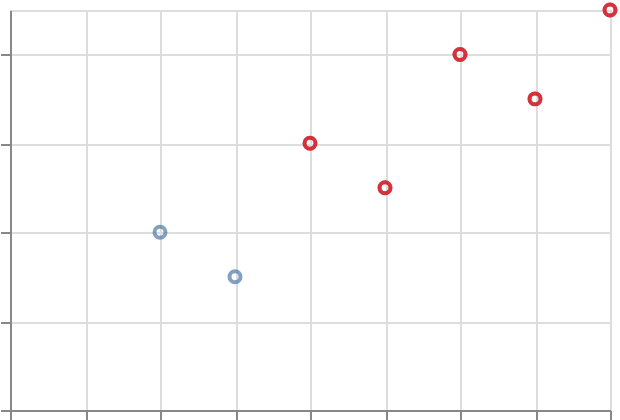

Write a Vega-Lite specification for this figure.
### Vega-Lite specification from a JSON file in a GitHub repository (floating-point values rounded to 4 significant figures)
{"$schema": "https://vega.github.io/schema/vega-lite/v6.json", "padding": 5, "autosize": "none", "width": 300, "height": 200, "data": {"name": "table", "values": [{"c": "A", "g": "p", "x": 1, "y": 2, "v": 5, "t": "2024-01-15", "o": {"v": 3}, "IMDB Rating": 6.1, "d": "x1"}, {"c": "B", "g": "q", "x": 2, "y": 4, "v": 9, "t": "2024-02-20", "o": {"v": 7}, "IMDB Rating": 7.4, "d": "x2"}, {"c": "A", "g": "q", "x": 3, "y": 3, "v": 2, "t": "2024-03-05", "o": {"v": 1}, "IMDB Rating": 5.2, "d": "x1"}, {"c": "C", "g": "p", "x": 4, "y": 6, "v": 7, "t": "2024-05-30", "o": {"v": 4}, "IMDB Rating": 8.8, "d": "x3"}, {"c": "B", "g": "p", "x": 5, "y": 5, "v": 4, "t": "2024-07-11", "o": {"v": 9}, "IMDB Rating": 6.9, "d": "x2"}, {"c": "C", "g": "q", "x": 6, "y": 8, "v": 6, "t": "2024-09-02", "o": {"v": 2}, "IMDB Rating": 7.7, "d": "x3"}, {"c": "A", "g": "p", "x": 7, "y": 7, "v": 8, "t": "2024-11-25", "o": {"v": 5}, "IMDB Rating": 4.4, "d": "x1"}, {"c": "B", "g": "q", "x": 8, "y": 9, "v": 3, "t": "2024-12-31", "o": {"v": 8}, "IMDB Rating": 9.1, "d": "x2"}]}, "transform": [{"filter": "datum.x > 1"}], "layer": [{"mark": "point", "encoding": {"x": {"field": "x", "type": "quantitative"}, "y": {"field": "y", "type": "quantitative"}}}, {"transform": [{"filter": "datum.y > 4"}], "mark": {"type": "point", "color": "red"}, "encoding": {"x": {"field": "x", "type": "quantitative"}, "y": {"field": "y", "type": "quantitative"}}}]}
